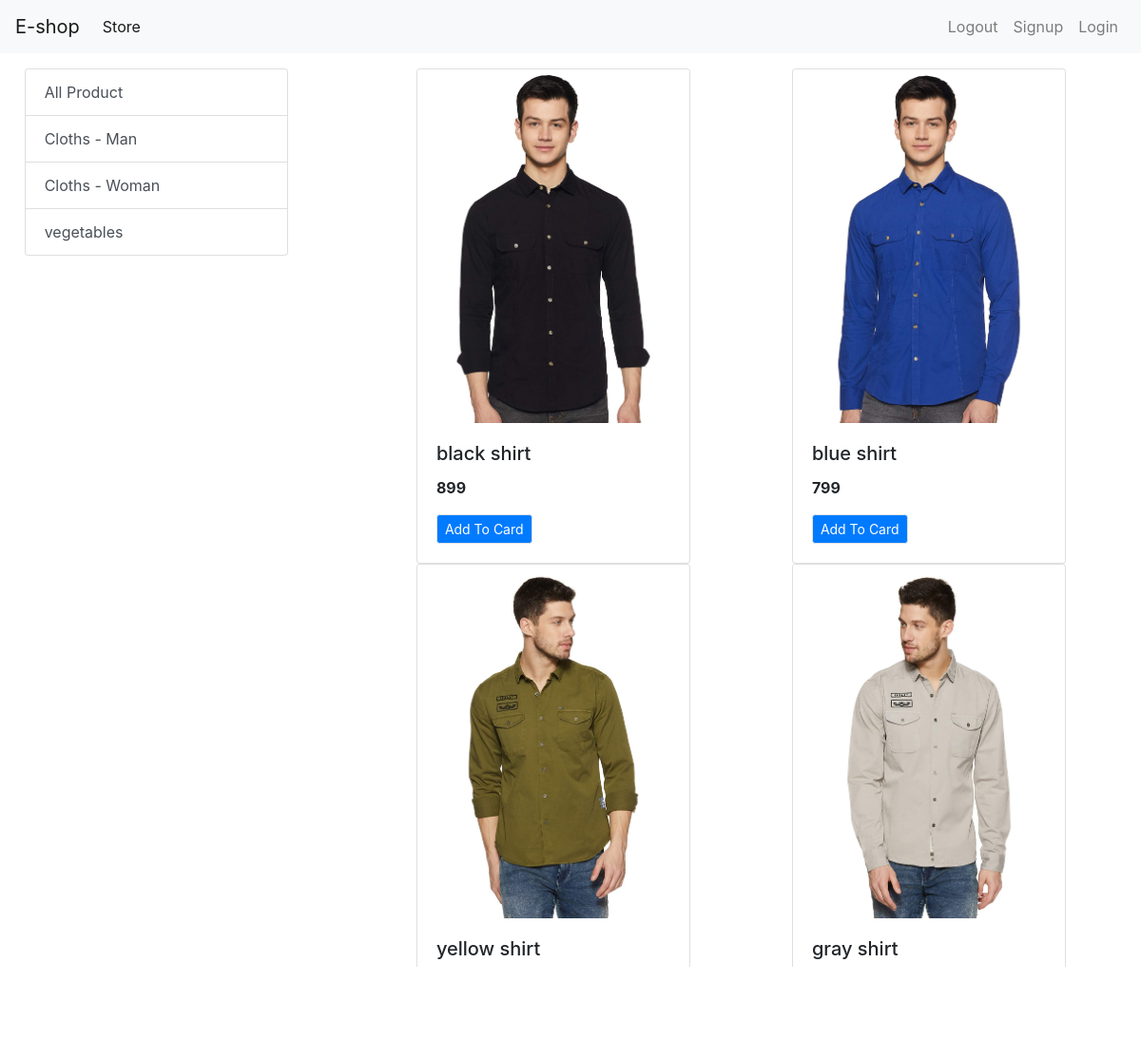
/?category=1, run on the app's committed database.
### store/models/category.py (models this page shows, shortened)
class Category(models.Model):
    name = models.CharField(max_length=50)

### store/models/product.py (models this page shows)
class Product(models.Model):
    name = models.CharField(max_length=50)
    price = models.IntegerField(default=0)
    category = models.ForeignKey(Category, on_delete=models.CASCADE, default=1, null=True, blank=True)
    description = models.CharField(max_length=200, default='')
    image = models.ImageField(upload_to='uploads/product')

### store/views.py (the view)
# urls.py: path('', index, name='homepage'),
def index(request):
    categories = Category.objects.all()
    category_id = request.GET.get('category')
    if category_id:
        product_data = Product.objects.filter(category_id=category_id)
    else:
        product_data = Product.objects.all()
    data = {
        'productData': product_data,
        'categories': categories
    }
    return render(request, 'index.html', data)

### store/templates/index.html
{% extends "base.html" %}
{% block content %}
   <div class="contaiber-fluid mt-3">
    <div class="row">
      <div class="col-lg-3 mx-auto">
       <div class="list-group ">
            <a href="/" class="list-group-item list-group-item-action ">All Product</a>
        {% for category in categories %}
          <a href="/?category={{category.id}}" class="list-group-item list-group-item-action ">{{category.name}}</a>
          {% endfor %}
        </div>
      </div>
      <div id='products' class="col-lg-8 mx-auto">
        <div class="row mx-auto">
          {% for productData in productData %}
          <div class="card mx-auto" style="width: 18rem;">
            <img class="card-img-top" src={{productData.image.url}} alt="Card image cap">
            <div class="card-body">
              <h5 class="card-title">{{productData.name}}</h5>
              <p class="card-text"><b>{{productData.price}}</b></p>
              <a href="#" class="btn btn-primary border btn-sm">Add To Card</a>
            </div>
          </div>
          {% endfor %}
        </div>
      </div>
    </div>
  </div>
    {% endblock%}

### data on the page
Category: name "Cloths - Man"
Category: name "Cloths - Woman"
Category: name "vegetables"
Product: image (picture), name "black shirt", price "899"
Product: image (picture), name "blue shirt", price "799"
Product: image (picture), name "yellow shirt"
Product: image (picture), name "gray shirt"
